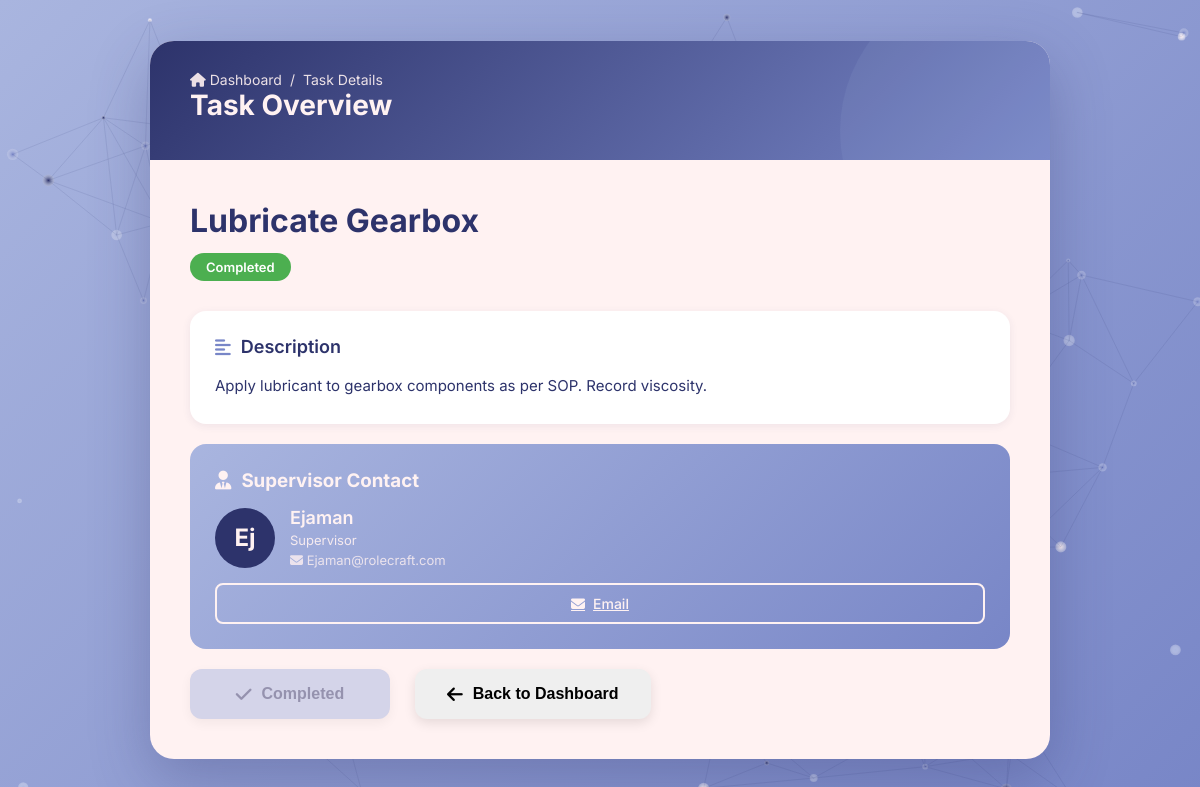
The app's page /worker/task/1 (signed in) with its own data.
### application/models.py (models this page shows, shortened)
class Task(db.Model):
    __tablename__ = "tasks"
    id = db.Column(db.Integer, primary_key=True)
    name = db.Column(db.String(150), nullable=False)
    description = db.Column(db.Text, nullable=True)
    status = db.Column(db.String(50), default="pending")
    assigned_worker_id = db.Column(db.Integer, db.ForeignKey("users.id"))
    created_by_supervisor_id = db.Column(db.Integer, db.ForeignKey("users.id"))
    assigned_worker = db.relationship("User", back_populates="tasks", foreign_keys=[assigned_worker_id])
    work_sessions = db.relationship("WorkSession", back_populates="task", cascade="all, delete-orphan")

class User(db.Model):
    __tablename__ = "users"
    id = db.Column(db.Integer, primary_key=True)
    emp_id = db.Column(db.String(50), unique=True, nullable=False)
    name = db.Column(db.String(100), nullable=False)
    email = db.Column(db.String(120), unique=True, nullable=False)
    password = db.Column(db.String(200), nullable=False)
    role = db.Column(db.String(50), nullable=False)
    tasks = db.relationship("Task", back_populates="assigned_worker", foreign_keys="Task.assigned_worker_id")
    assessments = db.relationship("Assessment", back_populates="worker", cascade="all, delete-orphan")
    machine_logs = db.relationship("MachineLog", back_populates="worker", cascade="all, delete-orphan")
    work_sessions = db.relationship("WorkSession", back_populates="worker", cascade="all, delete-orphan")

### application/controllers.py (the view)
    @app.route("/worker/task/<int:task_id>")
    def task_details(task_id):
        if session.get("role") != "worker":
            flash("Unauthorized access.", "danger")
            return redirect(url_for("login"))
        task = Task.query.get_or_404(task_id)
        supervisor = User.query.get(task.created_by_supervisor_id) if task.created_by_supervisor_id else None
        worker = User.query.get(session.get("user_id"))
        work_sessions = WorkSession.query.filter_by(task_id=task.id, worker_id=worker.id).all()
        return render_template(
            "task_details.html",
            task=task,
            supervisor=supervisor,
            worker=worker,
            work_sessions=work_sessions
        )

### templates/task_details.html (shortened to what this page needs)
<!DOCTYPE html>
<html lang="en">
<head>
  <link rel="stylesheet" href="https://cdnjs.cloudflare.com/ajax/libs/font-awesome/6.4.0/css/all.min.css" />
  <link rel="stylesheet" href="/static/task_details.css" />
</head>
<body>
  <div class="container">
    <div class="header">
      <div class="breadcrumb">
        <a href="{{ url_for('worker_dashboard') }}"><i class="fas fa-home"></i> Dashboard</a>
        <span>/</span>
        <span>Task Details</span>
      </div>
      <h1>Task Overview</h1>
    </div>
    <div class="content">
      <div class="task-header">
        <h2 class="task-title">{{ task.name }}</h2>
        <div class="task-meta">
          <div class="meta-item">
            <span class="status-badge {{ task.status|default('pending')|lower }}">
              {{ task.status|capitalize }}
            </span>
          </div>
        </div>
      </div>
      <div class="card">
        <h3 class="card-title"><i class="fas fa-align-left"></i> Description</h3>
        <p class="task-description">{{ task.description or "No description provided." }}</p>
      </div>
      {% if supervisor %}
      <div class="supervisor-card">
        <h3 style="margin-bottom: 15px; display: flex; align-items: center; gap: 10px;">
          <i class="fas fa-user-tie"></i> Supervisor Contact
        </h3>
        <div class="supervisor-header">
          <div class="supervisor-avatar">{{ supervisor.name[0:2] }}</div>
          <div class="supervisor-info">
            <h3>{{ supervisor.name }}</h3>
            <p>Supervisor</p>
            <p style="opacity: 0.8; margin-top: 4px;">
              <i class="fas fa-envelope"></i> {{ supervisor.email }}
            </p>
          </div>
        </div>
        <div class="contact-buttons">
          <a href="mailto:{{ supervisor.email }}" class="contact-btn"><i class="fas fa-envelope"></i> Email</a>
        </div>
      </div>
      {% endif %}
      <div class="action-buttons">
        <form method="POST" action="{{ url_for('update_task_status', task_id=task.id) }}">
          {% if task.status|lower == "pending" %}
            <button type="submit" name="status" value="in-progress" class="btn btn-primary">
              <i class="fas fa-play"></i> Start Progress
            </button>
          {% elif task.status|lower == "in-progress" %}
            <button type="submit" name="status" value="completed" class="btn btn-success">
              <i class="fas fa-check-circle"></i> Complete Task
            </button>
          {% else %}
            <button class="btn btn-secondary" disabled>
              <i class="fas fa-check"></i> Completed
            </button>
          {% endif %}
        </form>
        <form method="GET" action="{{ url_for('worker_dashboard') }}" style="display:inline; margin-left:10px;">
          <button type="submit" class="btn btn-outline-secondary">
            <i class="fas fa-arrow-left"></i> Back to Dashboard
          </button>
        </form>
      </div>
    </div>
  </div>
</body>
</html>

### static/task_details.css (style rules this page uses)
* { margin: 0; padding: 0; box-sizing: border-box; }
body { font-family: 'Inter', sans-serif; background: linear-gradient(135deg, #A9B5DF 0%, #7886C7 100%); min-height: 100vh; padding: 20px; display: flex; justify-content: center; align-items: center; position: relative; overflow-x: hidden; }
.container { max-width: 900px; width: 100%; background: #FFF2F2; border-radius: 24px; box-shadow: 0 20px 60px rgba(45, 51, 107, 0.3); overflow: hidden; animation: slideUp 0.6s ease-out; }
.header { background: linear-gradient(135deg, #2D336B 0%, #7886C7 100%); padding: 30px 40px; color: #FFF2F2; position: relative; overflow: hidden; }
.header::before { content: ''; position: absolute; top: -50%; right: -10%; width: 300px; height: 300px; background: rgba(169, 181, 223, 0.1); border-radius: 50%; }
.header h1 { font-size: 28px; font-weight: 700; margin-bottom: 8px; position: relative; z-index: 1; }
.header .breadcrumb { display: flex; align-items: center; gap: 8px; font-size: 14px; opacity: 0.9; position: relative; z-index: 1; }
.breadcrumb a { color: #FFF2F2; text-decoration: none; transition: opacity 0.3s; }
.content { padding: 40px; }
.task-header { margin-bottom: 30px; }
.task-title { font-size: 32px; font-weight: 700; color: #2D336B; margin-bottom: 12px; line-height: 1.3; }
.task-meta { display: flex; gap: 20px; flex-wrap: wrap; }
.meta-item { display: flex; align-items: center; gap: 8px; color: #7886C7; font-size: 14px; font-weight: 500; }
.status-badge { display: inline-block; padding: 6px 16px; border-radius: 20px; font-size: 13px; font-weight: 600; background: #A9B5DF; color: #2D336B; }
.status-badge.completed { background: #4CAF50; color: white; }
.card { background: white; border-radius: 16px; padding: 25px; margin-bottom: 20px; box-shadow: 0 2px 8px rgba(45, 51, 107, 0.08); transition: transform 0.3s, box-shadow 0.3s; }
.card-title { font-size: 18px; font-weight: 600; color: #2D336B; margin-bottom: 15px; display: flex; align-items: center; gap: 10px; }
.card-title i { color: #7886C7; }
.task-description { color: #2D336B; line-height: 1.8; font-size: 15px; }
.supervisor-card { background: linear-gradient(135deg, #A9B5DF 0%, #7886C7 100%); border-radius: 16px; padding: 25px; margin-bottom: 20px; color: #FFF2F2; }
.supervisor-header { display: flex; align-items: center; gap: 15px; margin-bottom: 15px; }
.supervisor-avatar { width: 60px; height: 60px; border-radius: 50%; background: #2D336B; display: flex; align-items: center; justify-content: center; font-size: 24px; font-weight: 700; color: #FFF2F2; }
.supervisor-info h3 { font-size: 18px; font-weight: 600; margin-bottom: 4px; }
.supervisor-info p { font-size: 13px; opacity: 0.9; }
.contact-buttons { display: flex; gap: 10px; }
.contact-btn { flex: 1; padding: 10px; border: 2px solid #FFF2F2; background: transparent; color: #FFF2F2; border-radius: 8px; font-size: 14px; font-weight: 500; cursor: pointer; transition: all 0.3s; display: flex; align-items: center; justify-content: center; gap: 8px; }
.action-buttons { display: flex; gap: 15px; flex-wrap: wrap; }
.btn { flex: 1; min-width: 200px; padding: 16px 32px; border: none; border-radius: 12px; font-size: 16px; font-weight: 600; cursor: pointer; transition: all 0.3s; display: flex; align-items: center; justify-content: center; gap: 10px; box-shadow: 0 4px 12px rgba(0, 0, 0, 0.1); }
.btn-secondary { background: #A9B5DF; color: #2D336B; }
.btn:disabled { opacity: 0.5; cursor: not-allowed; transform: none !important; }
.btn i { font-size: 18px; }
.header { background: linear-gradient(135deg, #2D336B 0%, #7886C7 100%); padding: 30px 40px; color: #FFF2F2; position: relative; overflow: hidden; animation: fadeIn 1s ease-in; }
.content > * { animation: fadeInUp 0.7s ease forwards; }
.card, .progress-section, .notes-section, .supervisor-card, .action-buttons { animation: fadeInUp 0.7s ease; }
.card, .notes-section, .progress-section, .supervisor-card { transition: transform 0.3s ease, box-shadow 0.3s ease; }
.supervisor-avatar { animation: float 3s ease-in-out infinite; }
.btn { transition: all 0.3s ease, box-shadow 0.3s ease; }

### records on screen
Task: name "Lubricate Gearbox", status "Completed", description "Apply lubricant to gearbox components as per SOP. Record viscosity."
User: name "Ej", name "Ejaman", email "Ejaman@rolecraft.com"
